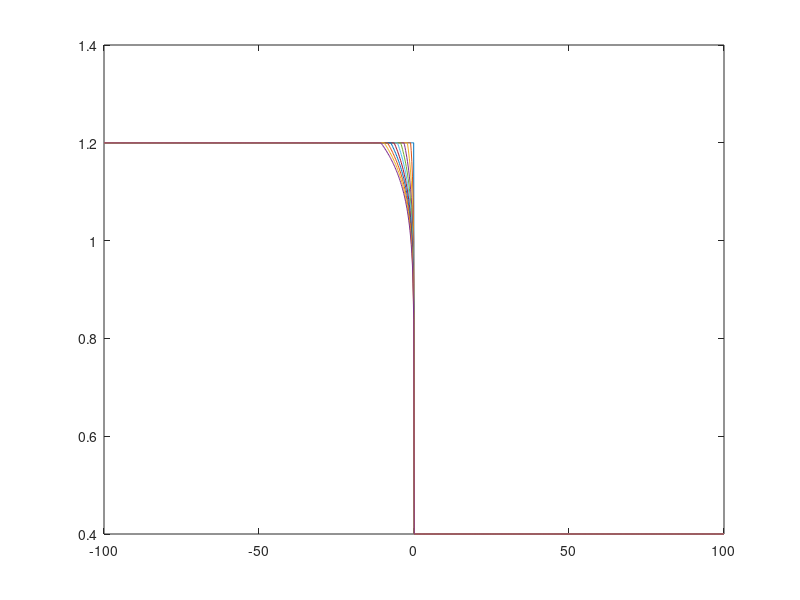

Source code (MATLAB):
clc 
clear
ul=1.2; ur=0.4;
n=13; m=100
xi=linspace(-m,m,1000);
x=linspace(-m,m,1000);
u=zeros(1000,1);
figure
for t=0:.1:1
    for i=1:1000
if x(i)<-ul^n*t
    u(i)=ul;

elseif x(i)>-ur^n*t
u(i)=ur;

elseif -ul^n*t>x(i)>-ur^n*t
u(i)=(-x(i)/t)^(1/n);
end
    end
y= -ul^n*t
c=-ur^n*t
plot(x,u);
hold on
end
